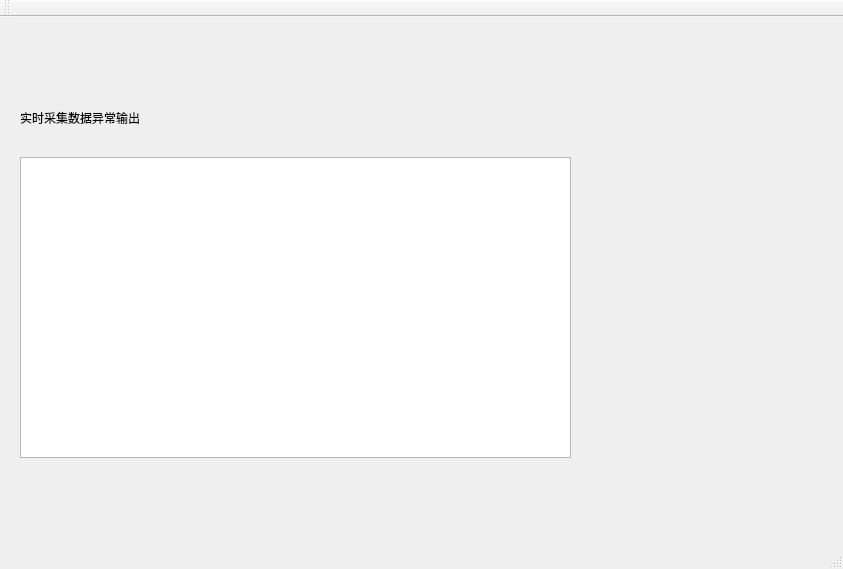
<?xml version="1.0" encoding="UTF-8"?>
<ui version="4.0">
 <class>MainWindow</class>
 <widget class="QMainWindow" name="MainWindow">
  <property name="geometry">
   <rect>
    <x>0</x>
    <y>0</y>
    <width>843</width>
    <height>569</height>
   </rect>
  </property>
  <property name="windowTitle">
   <string>MainWindow</string>
  </property>
  <widget class="QWidget" name="centralWidget">
   <widget class="QListView" name="listView">
    <property name="geometry">
     <rect>
      <x>20</x>
      <y>140</y>
      <width>551</width>
      <height>301</height>
     </rect>
    </property>
   </widget>
   <widget class="QLabel" name="label">
    <property name="geometry">
     <rect>
      <x>20</x>
      <y>90</y>
      <width>191</width>
      <height>21</height>
     </rect>
    </property>
    <property name="text">
     <string>实时采集数据异常输出</string>
    </property>
   </widget>
  </widget>
  <widget class="QMenuBar" name="menuBar">
   <property name="geometry">
    <rect>
     <x>0</x>
     <y>0</y>
     <width>843</width>
     <height>32</height>
    </rect>
   </property>
  </widget>
  <widget class="QToolBar" name="mainToolBar">
   <attribute name="toolBarArea">
    <enum>TopToolBarArea</enum>
   </attribute>
   <attribute name="toolBarBreak">
    <bool>false</bool>
   </attribute>
  </widget>
  <widget class="QStatusBar" name="statusBar"/>
 </widget>
 <layoutdefault spacing="6" margin="11"/>
 <resources/>
 <connections/>
</ui>
